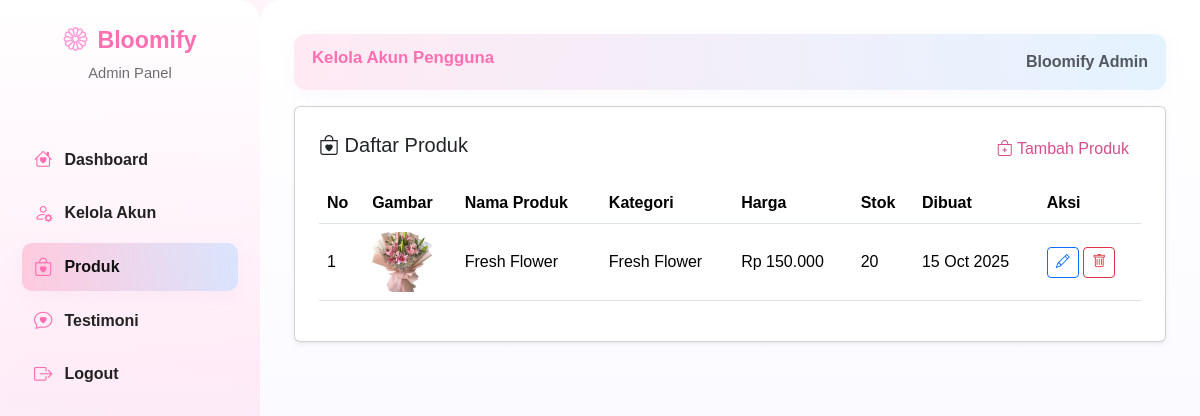
Page /admin/produk.php (signed in) on the committed database.
### tables this page shows
CREATE TABLE `produk` (
  `id` int NOT NULL,
  `nama_produk` varchar(100) NOT NULL,
  `description` text,
  `harga` decimal(10,2) NOT NULL,
  `stok` int DEFAULT '0',
  `kategori_id` int DEFAULT NULL,
  `gambar` varchar(255) DEFAULT NULL,
  `created_at` timestamp NULL DEFAULT CURRENT_TIMESTAMP,
  `updated_at` timestamp NULL DEFAULT CURRENT_TIMESTAMP ON UPDATE CURRENT_TIMESTAMP
);

CREATE TABLE `kategori` (
  `id` int NOT NULL,
  `nama_kategori` varchar(50) NOT NULL,
  `created_at` timestamp NULL DEFAULT CURRENT_TIMESTAMP
);

### admin/produk.php (the view, shortened to what this page needs)
<?php
require_once '../config/db.php';
$produk = $pdo->query("
    SELECT p.*, k.nama_kategori
    FROM produk p
    LEFT JOIN kategori k ON p.kategori_id = k.id
    ORDER BY p.created_at DESC
")->fetchAll(PDO::FETCH_ASSOC);
?>
<!DOCTYPE html>
<html lang="id">
<head>
    <link href="https://cdn.jsdelivr.net/npm/bootstrap@5.3.3/dist/css/bootstrap.min.css" rel="stylesheet">
    <link href="https://cdn.jsdelivr.net/npm/bootstrap-icons@1.11.3/font/bootstrap-icons.css" rel="stylesheet">
    <link rel="stylesheet" href="../assets/css/style.css">
</head>
<body>
    <div class="dashboard-container">
        <aside class="sidebar">
            <div class="sidebar-header">
                <div class="sidebar-logo">
                    <i class="bi bi-flower1"></i>
                    <span>Bloomify</span>
                </div>
                <p class="sidebar-sub">Admin Panel</p>
            </div>
            <div class="sidebar-menu">
                <ul>
                    <li><a href="dashboard.php"><i class="bi bi-house-heart"></i> Dashboard</a></li>
                    <li><a href="akun.php"><i class="bi bi-person-gear"></i> Kelola Akun</a></li>
                    <li><a href="produk.php" class="active"><i class="bi bi-bag-heart"></i> Produk</a></li>
                    <li><a href="testimoni.php"><i class="bi bi-chat-heart"></i> Testimoni</a></li>
                    <li class="logout-section"><a href="../auth/logout.php"><i class="bi bi-box-arrow-right"></i> Logout</a></li>
                </ul>
            </div>
        </aside>
        <main class="main-content">
            <div class="topbar">
                <h3>Kelola Akun Pengguna</h3>
                <span class="text-muted">Bloomify Admin</span>
            </div>
            <div class="card p-4 shadow-sm mt-3">
                <div class="d-flex justify-content-between align-items-center mb-3">
                    <h5><i class="bi bi-bag-heart"></i> Daftar Produk</h5>
                    <button class="btn btn-pink" data-bs-toggle="modal" data-bs-target="#addProdukModal">
                        <i class="bi bi-bag-plus"></i> Tambah Produk
                    </button>
                </div>
                <table class="table table-hover align-middle">
                    <thead class="table-pink">
                        <tr>
                            <th>No</th>
                            <th>Gambar</th>
                            <th>Nama Produk</th>
                            <th>Kategori</th>
                            <th>Harga</th>
                            <th>Stok</th>
                            <th>Dibuat</th>
                            <th>Aksi</th>
                        </tr>
                    </thead>
                    <tbody>
                        <?php foreach ($produk as $i => $p): ?>
                            <tr>
                                <td><?= $i + 1 ?></td>
                                <td>
                                    <img src="../assets/img/<?= htmlspecialchars($p['gambar'] ?: 'noimage.png') ?>"
                                        alt="<?= htmlspecialchars($p['nama_produk']) ?>"
                                        width="60" height="60" style="object-fit: cover; border-radius: 8px;">
                                </td>
                                <td><?= htmlspecialchars($p['nama_produk']) ?></td>
                                <td><?= htmlspecialchars($p['nama_kategori'] ?? '-') ?></td>
                                <td>Rp <?= number_format($p['harga'], 0, ',', '.') ?></td>
                                <td><?= htmlspecialchars($p['stok']) ?></td>
                                <td><?= date('d M Y', strtotime($p['created_at'])) ?></td>
                                <td>
                                    <button class="btn btn-sm btn-outline-primary editBtn" data-bs-toggle="modal" data-bs-target="#editProdukModal"
                                        data-id="<?= $p['id'] ?>"
                                        data-nama="<?= htmlspecialchars($p['nama_produk']) ?>"
                                        data-deskripsi="<?= htmlspecialchars($p['description']) ?>"
                                        data-harga="<?= $p['harga'] ?>"
                                        data-stok="<?= $p['stok'] ?>"
                                        data-kategori="<?= $p['kategori_id'] ?>">
                                        <i class="bi bi-pencil"></i>
                                    </button>
                                    <a href="produk_action.php?action=delete&id=<?= $p['id'] ?>"
                                        class="btn btn-sm btn-outline-danger"
                                        onclick="return confirm('Yakin ingin menghapus produk ini?')">
                                        <i class="bi bi-trash"></i>
                                    </a>
                                </td>
                            </tr>
                        <?php endforeach; ?>
                    </tbody>
                </table>
            </div>
        </main>
    </div>
</body>
</html>

### assets/css/style.css (style rules this page uses)
* { box-sizing: border-box; scroll-behavior: smooth; margin: 0; padding: 0; }
:root { --bg-1: #ffffff; --accent-pink: #ff6fb1; --accent-pink-soft: #ffd6ea; --accent-blue-soft: #d9f0ff; --muted: #6b6b75; --card-shadow: rgba(0, 0, 0, 0.06); --glass: rgba(255, 255, 255, 0.85); --radius-lg: 18px; --radius-md: 12px; }
body { font-family: "Poppins", sans-serif; background: linear-gradient(135deg, #fffafc 0%, #fff0f8 40%, #f0f7ff 100%); color: #333; min-height: 100vh; -webkit-font-smoothing: antialiased; -moz-osx-font-smoothing: grayscale; }
.dashboard-container { display: flex; min-height: 100vh; align-items: stretch; }
.sidebar { width: 260px; padding: 22px 18px; background: linear-gradient( 180deg, #ffffff 0%, rgba(255, 230, 245, 0.6) 45%, rgba(210, 235, 255, 0.6) 100% ); border-top-right-radius: 22px; border-bottom-right-radius: 22px; box-shadow: 4px 0 24px rgba(180, 160, 200, 0.06); display: flex; flex-direction: column; gap: 12px; }
.sidebar-header { text-align: center; padding-bottom: 6px; }
.sidebar-logo { display: inline-flex; align-items: center; gap: 10px; font-size: 1.45rem; font-weight: 700; color: var(--accent-pink); }
.sidebar-logo i { font-size: 1.5rem; color: #ff9fd9; }
.sidebar-sub { color: #6d6d74; font-size: 0.92rem; margin-top: 4px; }
.sidebar-menu { flex: 1 1 auto; padding-top: 12px; display: flex; flex-direction: column; }
.sidebar-menu ul { list-style: none; padding: 0; margin: 0; }
.sidebar-menu a { display: flex; align-items: center; gap: 12px; padding: 10px 12px; border-radius: 10px; color: #222; text-decoration: none; font-weight: 600; margin: 6px 4px; transition: all 0.18s ease; background: transparent; }
.sidebar-menu a i { font-size: 1.15rem; color: var(--accent-pink); }
.sidebar-menu a.active { background: linear-gradient( 90deg, rgba(255, 170, 200, 0.55), rgba(180, 215, 255, 0.5) ); color: #111; box-shadow: 0 6px 20px rgba(200, 150, 200, 0.08); }
.main-content { flex: 1 1 auto; padding: 34px; background: linear-gradient(180deg, #ffffff 0%, #fbfbff 50%); overflow-y: auto; border-top-left-radius: 22px; border-bottom-left-radius: 22px; }
.topbar { display: flex; align-items: center; justify-content: space-between; padding: 14px 18px; border-radius: 12px; background: linear-gradient( 90deg, rgba(255, 220, 235, 0.6), rgba(210, 235, 255, 0.6) ); box-shadow: 0 4px 18px rgba(200, 170, 200, 0.07); }
.topbar h3 { color: var(--accent-pink); font-weight: 700; font-size: 1.05rem; }
.topbar .text-muted { color: var(--muted); font-weight: 600; }
.table-pink { background: linear-gradient(90deg, #ffe3ed, #eaf6ff); color: #333; }
.btn-pink { border: none; color: #d74e8e; transition: all 0.3s ease; }
.table th, .table td { vertical-align: middle; }

### rows in the picture
produk: gambar (picture), nama_produk "Fresh Flower", kategori.nama_kategori "Fresh Flower", harga "150.000", stok "20", created_at "15 Oct 2025"
